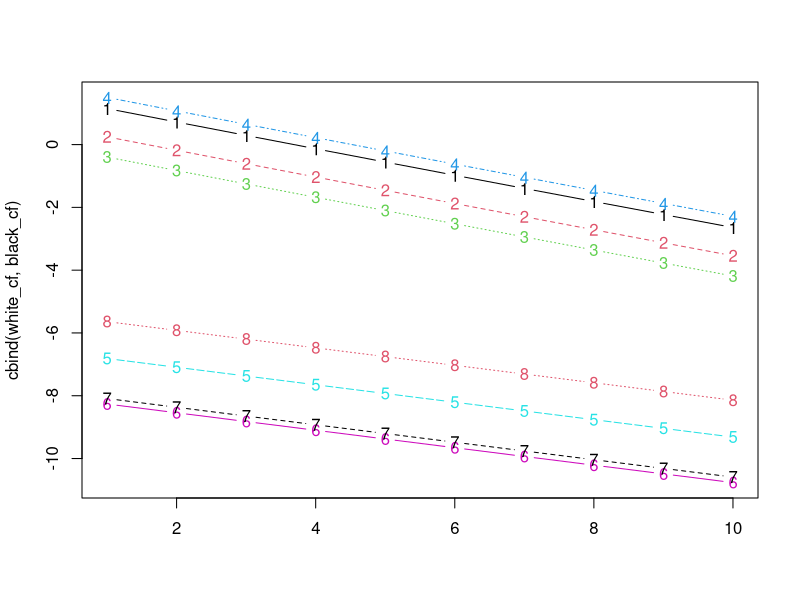
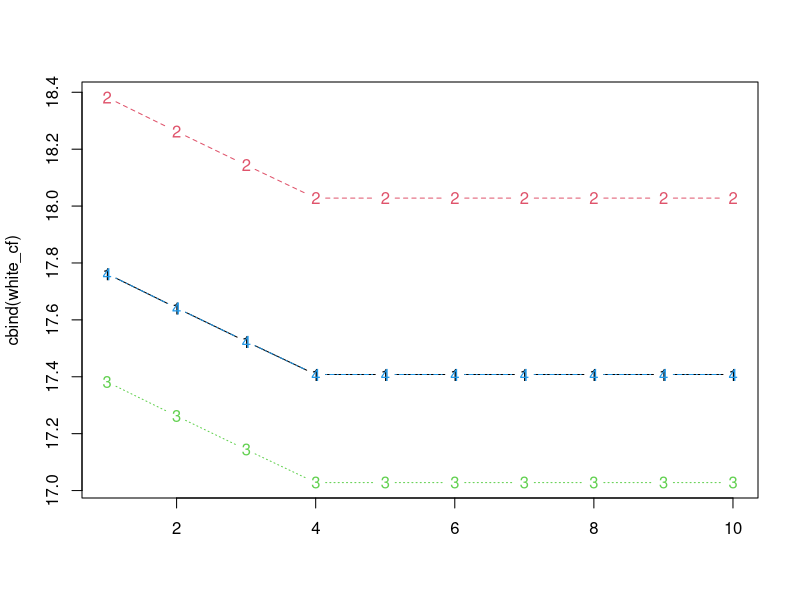
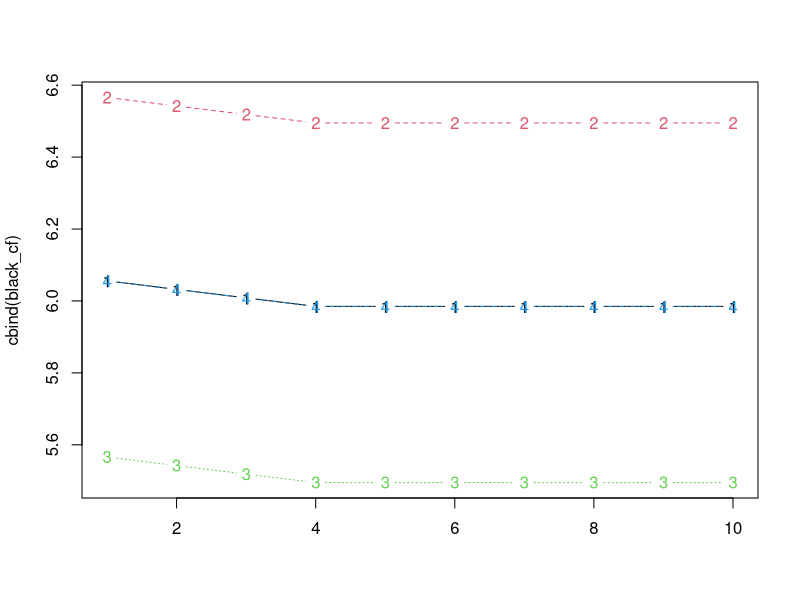
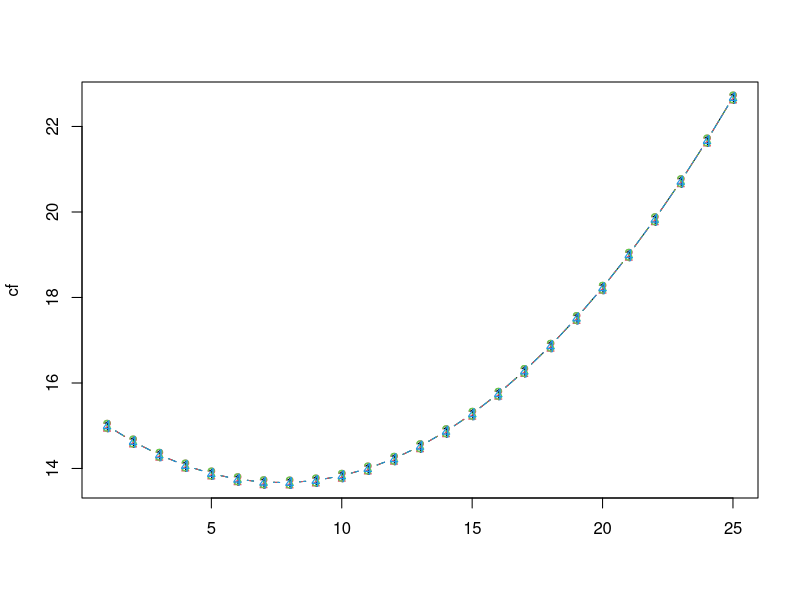
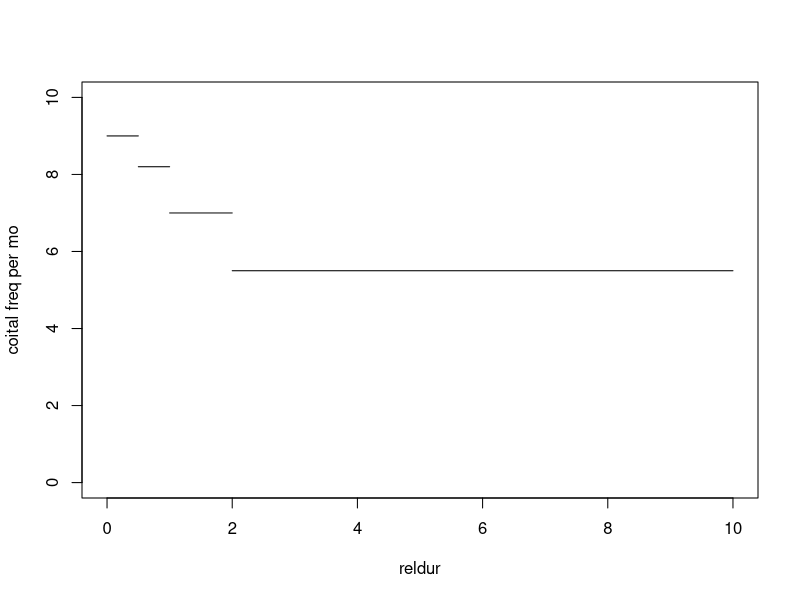
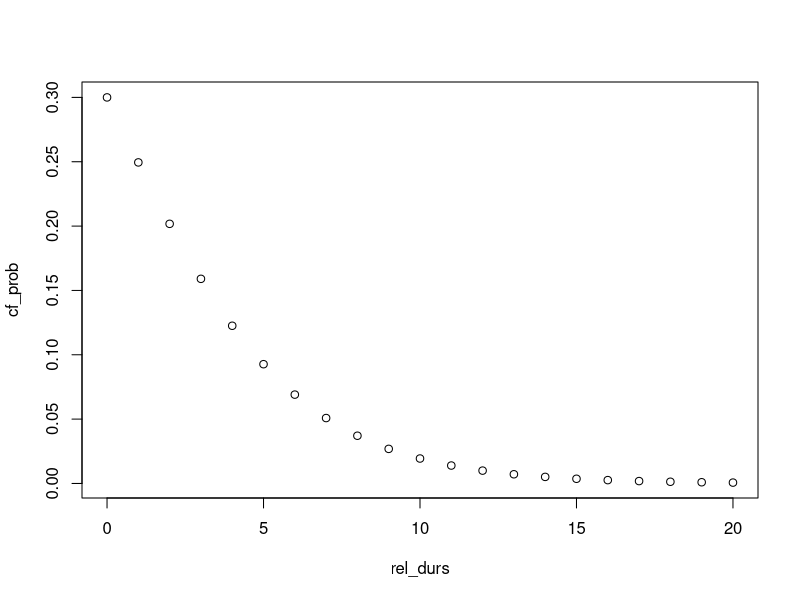

Generate these figures, in order, with R:


################################################################
# T&C Intro
#
# From Tanfer and Cummins 1992
# Table 5, White model 2 and Black model 2
# Coital frequency, single women in current relationship)
# Additjonal covariates set to reference cateogires are:
#   living arrangements (not dorm, not with parents)
#   religion (not Catholic, not Conserv Prot)
#   church attendance (<1 per wk)
#   prev. sex rel (0)
#   cohab w/ partner (no)
#   engaged (no)
#   partner rel (not Catholic, not Conserv Prot)
#   religion homog
#   preg risk (using effective birth control)

coef_constant     = c(17.477, 7.475)
coef_age	        = c(0.071, 0.235)
coef_age_1st_sex	= c(-0.511, -0.375)
coef_rel_dur	    = c(-0.121, -0.024)
coef_p_age	      = c(-0.38, -0.49)
coef_age_heterog  = c(1.616, -0.414)
coef_rel_dur_sq   = c(0.001,	0.0001)


################################################################
# T&C Version 1: age and dur as continuous numerical variables

n_years <- 10

init_ego_age <- c(25, 25, 30, 30)
init_par_age <- c(25, 30, 30, 25)
age_1st_sex  <- c(20, 20, 20, 20)

n_models <- length(init_ego_age)

white_cf <- black_cf <- matrix(NA, n_years, n_models)
for (i in 1:n_years) {
  rel_dur <- i - 1
  
  white_cf[i,] <- coef_constant[1] + 
                  coef_age[1] * (init_ego_age+rel_dur) + 
                  coef_age_1st_sex[1] * age_1st_sex +
                  coef_rel_dur[1] * rel_dur +   
                  coef_p_age[1] * (init_par_age+rel_dur) +   
                  coef_age_heterog[1] + (init_par_age-init_ego_age > 2) + 
                  coef_rel_dur_sq[1] * rel_dur^2

  black_cf[i,] <- coef_constant[2] + 
                  coef_age[2] * (init_ego_age+rel_dur) + 
                  coef_age_1st_sex[2] * age_1st_sex +
                  coef_rel_dur[2] * rel_dur +   
                  coef_p_age[2] * (init_par_age+rel_dur) +   
                  coef_age_heterog[2] + (init_par_age-init_ego_age > 2) + 
                  coef_rel_dur_sq[2] * rel_dur^2
}

matplot(cbind(white_cf,black_cf), type='b')

##################################################################
#
# T&C version 1: age and dur as continuous numerical variables

n_years <- 10

init_ego_age <- c(25, 25, 30, 30)
init_par_age <- c(25, 30, 30, 25)
age_1st_sex  <- c(20, 20, 20, 20)

n_models <- length(init_ego_age)

white_cf <- black_cf <- matrix(NA, n_years, n_models)
for (i in 1:n_years) {
  rel_dur <-    ((i-1)>0.5 & (i-1)<=1) + 
              2*((i-1)>1 & (i-1)<=2) + 
              3*((i-1)>2)
  
  
  white_cf[i,] <- coef_constant[1] + 
    coef_age[1] * ((init_ego_age+rel_dur) > 24) + 
    coef_age_1st_sex[1] * ((age_1st_sex>=16) + (age_1st_sex>=19)) +
    coef_rel_dur[1] * rel_dur +   
    coef_p_age[1] * (((init_par_age+rel_dur)>=25) + ((init_par_age+rel_dur)>=30)) +   
    coef_age_heterog[1] + (init_par_age-init_ego_age > 2) + 
    coef_rel_dur_sq[1] * rel_dur^2
  
  black_cf[i,] <- coef_constant[2] + 
    coef_age[2] * ((init_ego_age+rel_dur) > 24) + 
    coef_age_1st_sex[2] * ((age_1st_sex>=16) + (age_1st_sex>=19)) +
    coef_rel_dur[2] * rel_dur +   
    coef_p_age[2] * (((init_par_age+rel_dur)>=25) + ((init_par_age+rel_dur)>=30)) +   
    coef_age_heterog[2] + (init_par_age-init_ego_age > 2) + 
    coef_rel_dur_sq[2] * rel_dur^2
}

matplot(cbind(white_cf), type='b')
matplot(cbind(black_cf), type='b')

##################################################################
# Constructed example

rm(list=ls())
coef_constant <- 15
coef_age <- 0
coef_p_age <- 0
coef_rel_dur <- -0.4
coef_rel_dur_sq <- 0.03

n_years <- 25

init_ego_age <- c(25, 25, 30, 30)
init_par_age <- c(25, 30, 30, 25)

n_models <- length(init_ego_age)

cf <- matrix(NA, n_years, n_models)
for (i in 0:(n_years)) {
  rel_dur=i-1
  cf[i,] <- coef_constant + 
            coef_age * (init_ego_age+rel_dur) + 
            coef_rel_dur * rel_dur +   
            coef_p_age * (init_par_age+rel_dur) +   
            coef_rel_dur_sq * rel_dur^2
}

matplot(cf, type='b')

###############################################3

plot(-1, -1, xlim=c(0,10), ylim=c(0,10), xlab='reldur', ylab='coital freq per mo')
segments(0, 9.0, 0.5, 9.0)
segments(0.5, 8.2, 1, 8.2)
segments(1, 7.0, 2, 7.0)
segments(2, 5.5, 10, 5.5)



################################################3

coef_dur <- -0.3
coef_age_ego <- -0.02
coef_age_alt <- -0.02
freq_new_18 <- 0.3

init_age_ego <- 18
init_age_alt <- 18

rel_durs <- 0:20
age_ego <- (init_age_ego-18) + rel_durs
age_alt <- (init_age_alt-18) + rel_durs
scalar <- freq_new_18/0.5

cf_logodds <- coef_dur*rel_durs + coef_age_ego*age_ego + coef_age_alt*age_alt
cf_prob <- scalar*exp(cf_logodds)/(1+exp(cf_logodds))

plot(rel_durs, cf_prob)

